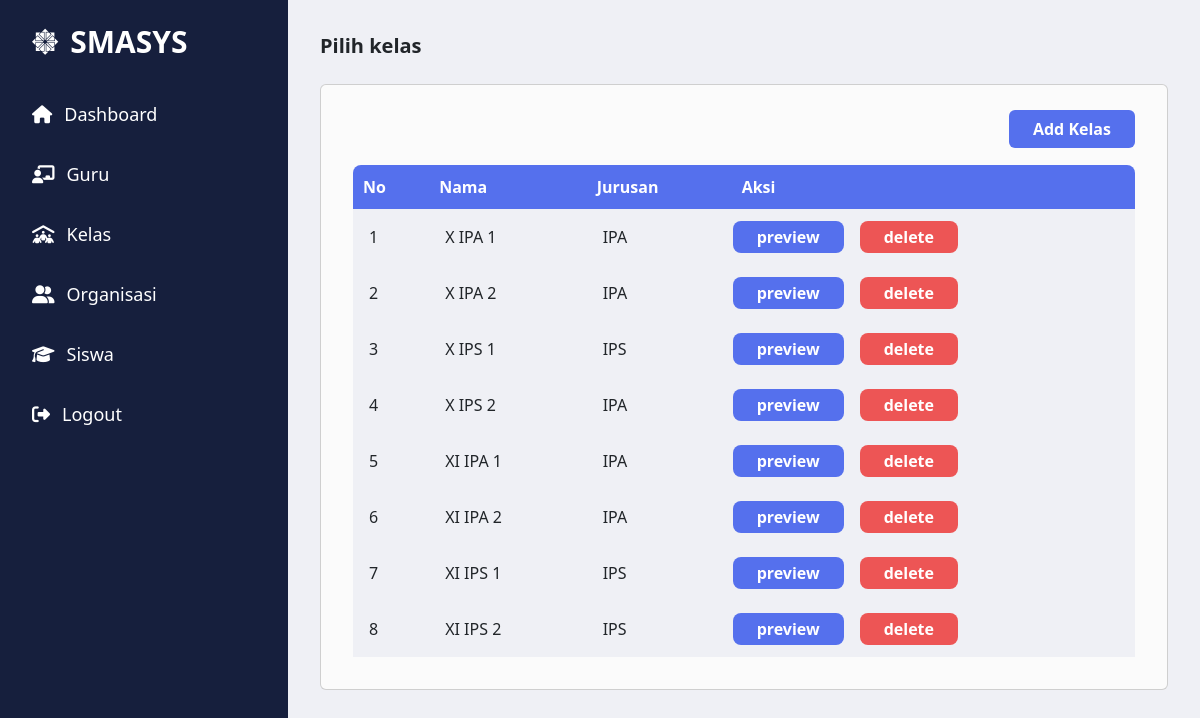
/public/kelas/index (signed in), run on the app's committed database.
### tables this page shows
CREATE TABLE `kelas` (
  `id` int(11) NOT NULL,
  `id_jurusan` int(11) NOT NULL,
  `nama` varchar(100) NOT NULL,
  `ketua_kelas` varchar(100) NOT NULL,
  `wali_kelas` varchar(100) NOT NULL,
  `tingkat` int(11) NOT NULL,
  `tahun_ajar` varchar(100) NOT NULL
);

CREATE TABLE `jurusan` (
  `id` int(11) NOT NULL,
  `nama` varchar(100) NOT NULL
);

### app/core/Controller.php (called while the page is built, shortened)
<?php
class Controller
{
    public function view($view, $data = [])
    {
        require_once '../app/views/' . $view . '.php';
    }
    public function model($model)
    {
        return new $model;
    }
}

### app/controllers/Kelas.php (called while the page is built, shortened)
<?php
class Kelas extends Controller
{
    public function index()
    {
        $data['title'] = 'SMASYS | Kelas';
        $data['is_kelas'] = true;
        $data['kelases'] = $this->model('KelasModel')->getKelasWithJurusan();
        $this->view('templates/sidebar', $data);
        $this->view('kelas/index', $data);
        $this->view('templates/footer');
    }
}

### app/core/App.php (called while the page is built, shortened)
<?php
class App
{
    protected $method = 'index';
    protected $params = [];
    public function __construct()
    {
        $url = $this->parseUrl();
        if (isset($url[0])) {
            if (file_exists('../app/controllers/' . $url[0] . '.php')) {
                unset($url[0]);
            }
        }
        $this->controller = new $this->controller;
        if (isset($url[1])) {
            if (method_exists($this->controller, $url[1])) {
                $this->method = $url[1];
            }
        }
        call_user_func_array([$this->controller, $this->method], $this->params);
    }
    public function parseUrl()
    {
        if (isset($_GET['url'])) {
            $url = rtrim($_GET['url'], '/');
            $url = filter_var($url, FILTER_SANITIZE_URL);
            $url = explode('/', $url);
            return $url;
        }
        return ['HomeController', 'index'];
    }
}

### public/index.php (called while the page is built, shortened)
<?php
$app = new App;

### app/core/Database.php (called while the page is built, shortened)
<?php
class Database
{
    private $host = DB_HOST;
    private $user = DB_USER;
    private $pass = DB_PASS;
    private $db_name = DB_NAME;
    private $dbh;
    private $stmt;
    public function __construct()
    {
        $dsn = 'mysql:host=' . $this->host . ';dbname=' . $this->db_name;
        try {
            $this->dbh = new PDO($dsn, $this->user, $this->pass);
        } catch (PDOException $e) {
            die($e->getMessage());
        }
    }
    public function query($query)
    {
        $this->stmt = $this->dbh->prepare($query);
    }
    public function execute()
    {
        $this->stmt->execute();
    }
    public function resultSet()
    {
        $this->execute();
        return $this->stmt->fetchAll(PDO::FETCH_ASSOC);
    }
}

### app/models/KelasModel.php (called while the page is built, shortened)
<?php
class KelasModel
{
    private $db;
    public function __construct()
    {
        $this->db = new Database();
    }
    public function getKelasWithJurusan()
    {
        $this->db->query('SELECT kelas.id, kelas.nama, kelas.ketua_kelas, kelas.wali_kelas, kelas.tingkat, kelas.tahun_ajar, jurusan.nama AS jurusan_nama FROM kelas INNER JOIN jurusan ON kelas.id_jurusan = jurusan.id');
        return $this->db->resultSet();
    }
}

### app/views/kelas/index.php (the view, shortened to what this page needs)
<div class="flex-1 p-8">
    <h1 class="text-xl font-bold mb-4">Pilih kelas</h1>
    <div class="card p-8 bg-[#fbfbfb]">
        <div class=" w-full text-end">
            <a href="<?= BASEURL ?>/kelas/add"
                class="text-white text-md font-semibold rounded-md px-6 py-2 bg-[#5570ed] hover:bg-[#3c51b1] duration-200">Add
                Kelas</a>
        </div>
        <table class="mt-4 min-w-full overflow-hidden rounded-t-lg">
            <thead class="text-md bg-[#5570ed]">
                <tr>
                    <th class="p-2.5 text-white">No</th>
                    <th class="p-2.5 text-white">Nama</th>
                    <th class="p-2.5 text-white">Jurusan</th>
                    <th class="p-2.5 text-white">Aksi</th>
                </tr>
            </thead>
            <tbody class="table-auto">
                <?php
                foreach ($data['kelases'] as $kelas) {
                    echo "<tr class='bg-[#eff0f5]'>";
                    echo "<td class='p-3'>" . $kelas['id'] . "</td>";
                    echo "<td class='p-3'>" . $kelas['nama'] . "</td>";
                    echo "<td class='p-3'>" . $kelas['jurusan_nama'] . "</td>";
                    echo "<td class='h-full w-min'>" .
                        "<div class='flex gap-3'>" .
                        "<a href='" . BASEURL . "/kelas/detail/" . $kelas['id'] . "' class='text-white font-semibold px-4 py-1 bg-[#5570ed] hover:bg-[#3c51b1] duration-200 rounded-lg'>preview</a>" .
                        "<a href='" . BASEURL . "/kelas/delete/" . $kelas['id'] . "' class='text-white font-semibold px-4 py-1 bg-[#ED5555] hover:bg-[#9e3939] duration-200 rounded-lg'>delete</a>" .
                        "</div>" .
                        "</td>";
                    echo "</tr>";
                }
                ?>
            </tbody>
        </table>
    </div>
</div>

### app/views/templates/sidebar.php (shortened to what this page needs)
<!DOCTYPE html>
<html lang="en">
<head>
    <link href="https://cdn.jsdelivr.net/npm/bootstrap@5.2.3/dist/css/bootstrap.min.css" rel="stylesheet"
>
    <script src="https://cdn.tailwindcss.com"></script>
    <link rel="stylesheet" href="https://cdnjs.cloudflare.com/ajax/libs/font-awesome/6.5.2/css/all.min.css"
 />
</head>
<body>
    <div class="flex h-screen bg-[#eff0f5]">
        <div class="w-72 bg-[#161f3d] text-white">
            <div>
                <h2 class="mt-4 ml-8 text-3xl font-semibold"><i class="mr-3 fa-brands fa-centos"></i>SMASYS</h2>
                <ul class="mt-4">
                <li class="flex group">
                    <div class="w-[95%] py-3 px-8 bg-gradient-to-r group-hover:from-[#161F3D] group-hover:to-[#1D2F69]">
                            <a href="<?= BASEURL ?>/dashboard/index" class="hover:text-white">
                                <p class="text-lg"><i class="mr-3 fa-solid fa-house"></i>Dashboard</p>
                            </a>
                        </div>
                        <li class="flex group">
                    <div class="w-[95%] py-3 px-8 bg-gradient-to-r group-hover:from-[#161F3D] group-hover:to-[#1D2F69]">
                            <a href="<?= BASEURL ?>/pelajaran/index" class="hover:text-white">
                                <p class="text-lg"><i class="mr-3 fa-solid fa-chalkboard-user"></i>Guru</p>
                            </a>
                        </div>
                        <div class="group-hover:bg-[#1D2F69] w-[5%]"></div>
                    </li>
                    </li>
                    <li class="flex group">
                    <div class="w-[95%] py-3 px-8 bg-gradient-to-r group-hover:from-[#161F3D] group-hover:to-[#1D2F69]">
                            <a href="<?= BASEURL ?>/kelas/index" class="hover:text-white">
                                <p class="text-lg"><i class="mr-3 fa-solid fa-people-roof"></i>Kelas</p>
                            </a>
                        </div>
                        <div class="group-hover:bg-[#1D2F69] w-[5%]"></div>
                    </li>
                    <li class="flex group">
                    <div class="w-[95%] py-3 px-8 bg-gradient-to-r group-hover:from-[#161F3D] group-hover:to-[#1D2F69]">
                            <a href="<?= BASEURL ?>/organisasi/index" class="hover:text-white">
                                <p class="text-lg"><i class="mr-3 fa-solid fa-user-group"></i>Organisasi</p>
                            </a>
                        </div>
                        <div class="group-hover:bg-[#1D2F69] w-[5%]"></div>
                    </li>
                    <li class="flex group">
                    <div class="w-[95%] py-3 px-8 bg-gradient-to-r group-hover:from-[#161F3D] group-hover:to-[#1D2F69]">
                            <a href="<?= BASEURL ?>/siswa/index" class="hover:text-white">
                                <p class="text-lg"><i class="mr-3 fa-solid fa-graduation-cap"></i>Siswa</p>
                            </a>
                        </div>
                        <div class="group-hover:bg-[#1D2F69] w-[5%]"></div>
                    </li>
                    <li class="flex group">
                        <div class="w-[95%] py-3 px-8 bg-gradient-to-r group-hover:from-[#161F3D] group-hover:to-[#1D2F69]">
                            <a href="<?= BASEURL ?>/auth/logout" class="hover:text-white">
                                <p class="text-lg"><i class="mr-3 fa-solid fa-right-from-bracket"></i>Logout</p>
                            </a>
                        </div>
                        <div class="group-hover:bg-[#1D2F69] w-[5%]"></div>
                    </li>
                </ul>
            </div>
        </div>

### app/views/templates/footer.php (shortened to what this page needs)
</div>
</body>
</html>

### data on the page
kelas: id "1", nama "X IPA 1", id_jurusan.nama "IPA"
kelas: id "2", nama "X IPA 2", id_jurusan.nama "IPA"
kelas: id "3", nama "X IPS 1", id_jurusan.nama "IPS"
kelas: id "4", nama "X IPS 2", id_jurusan.nama "IPA"
kelas: id "5", nama "XI IPA 1", id_jurusan.nama "IPA"
kelas: id "6", nama "XI IPA 2", id_jurusan.nama "IPA"
kelas: id "7", nama "XI IPS 1", id_jurusan.nama "IPS"
kelas: id "8", nama "XI IPS 2", id_jurusan.nama "IPS"
